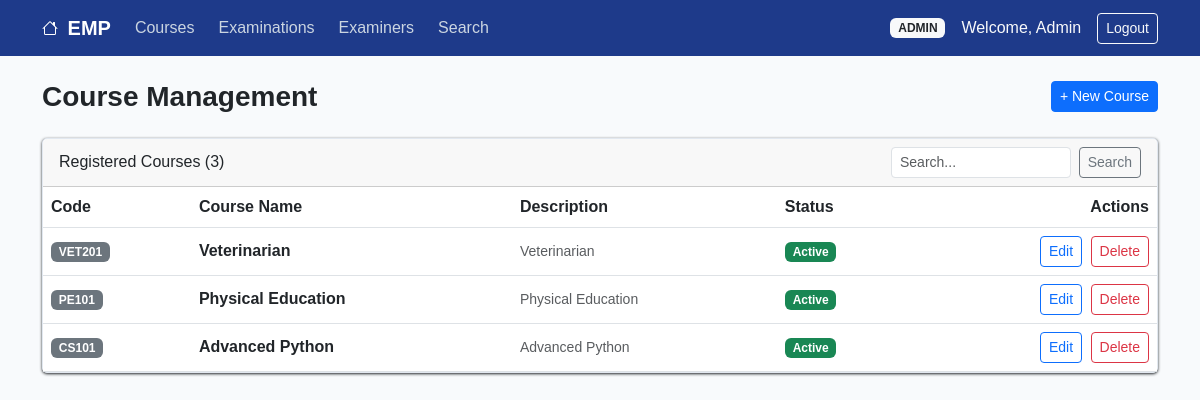
Screenshot of /admin/courses (signed in) with the database file from the repository.
### models.py (models this page shows, shortened)
class User(UserMixin, db.Model):
    __tablename__ = 'users'
    id = db.Column(db.Integer, primary_key=True)
    username = db.Column(db.String(80), unique=True, nullable=False)
    email = db.Column(db.String(120), unique=True, nullable=False)
    password_hash = db.Column(db.String(255), nullable=False)
    full_name = db.Column(db.String(120), nullable=False)
    role = db.Column(db.String(20), nullable=False) #admin, examiner, student
    is_approved = db.Column(db.Boolean, default=False)
    is_active_user = db.Column(db.Boolean, default=True)
    created_at = db.Column(db.DateTime, default=datetime.utcnow)
    examiner_profile = db.relationship('ExaminerProfile', backref='user', uselist=False, cascade='all, delete-orphan')

class Course(db.Model):
    __tablename__ = 'courses'
    id = db.Column(db.Integer, primary_key=True)
    code = db.Column(db.String(20), unique=True, nullable=False)
    name = db.Column(db.String(150), nullable=False)
    description = db.Column(db.Text)
    status = db.Column(db.String(20), default='Active')
    created_at = db.Column(db.DateTime, default=datetime.utcnow)
    examinations = db.relationship('Examination', backref='course', cascade='all, delete-orphan', lazy=True)

### routes.py (the view)
@main_bp.route('/admin/courses')
@role_required('admin')
def admin_courses():
    search = request.args.get('search', '').strip()
    if search:
        courses = Course.query.filter(
            (Course.code.ilike(f'%{search}%')) | (Course.name.ilike(f'%{search}%'))
        ).all()
    else:
        courses = Course.query.order_by(Course.id.desc()).all()
    return render_template('admin/courses.html', courses=courses, search=search)

### app.py (called while the page is built)
def create_app():
    app = Flask(__name__)
    app.config['SECRET_KEY'] = 'emp-project-secret-key'
    base_dir = os.path.abspath(os.path.dirname(__file__))
    os.makedirs(os.path.join(base_dir, 'instance'), exist_ok=True)
    app.config['SQLALCHEMY_DATABASE_URI'] = 'sqlite:///' + os.path.join(base_dir, 'instance', 'emp.db')
    app.config['SQLALCHEMY_TRACK_MODIFICATIONS'] = False
    db.init_app(app)
    login_manager = LoginManager()
    login_manager.login_view = 'main.login'
    login_manager.login_message = 'Please log in to access this page.'
    login_manager.login_message_category = 'warning'
    login_manager.init_app(app)
    @login_manager.user_loader
    def load_user(user_id):
        return User.query.get(int(user_id))
    from routes import main_bp
    app.register_blueprint(main_bp)
    return app

### routes.py (called while the page is built)
def role_required(*roles):
    def decorator(f):
        @wraps(f)
        def decorated_function(*args, **kwargs):
            if not current_user.is_authenticated:
                flash("Please log in first", "warning")
                return redirect(url_for('main.login'))
            if current_user.role not in roles:
                flash("Access Denied: You do not have permission to access this page.", "danger")
                return redirect(url_for('main.index'))
            if current_user.role == 'examiner' and not current_user.is_approved:
                flash("Your account is pending admin approval.", "warning")
                return redirect(url_for('main.pending_approval'))
            return f(*args, **kwargs)
        return decorated_function
    return decorator

### templates/admin/courses.html (shortened to what this page needs)
{% extends 'base.html' %}
{% block content %}
<div class="d-flex justify-content-between align-items-center mb-4">
    <h3 class="fw-bold mb-0">Course Management</h3>
    <button class="btn btn-primary btn-sm" data-bs-toggle="collapse" data-bs-target="#addCourseForm">+ New Course</button>
</div>
<div class="card">
    <div class="card-header d-flex justify-content-between align-items-center">
        <span>Registered Courses ({{ courses|length }})</span>
        <form method="GET" class="d-flex" style="max-width: 250px;">
            <input type="text" name="search" class="form-control form-control-sm me-2" placeholder="Search..." value="{{ search }}">
            <button type="submit" class="btn btn-outline-secondary btn-sm">Search</button>
        </form>
    </div>
    <table class="table mb-0 align-middle">
        <thead>
            <tr><th>Code</th><th>Course Name</th><th>Description</th><th>Status</th><th class="text-end">Actions</th></tr>
        </thead>
        <tbody>
            {% for c in courses %}
            <tr>
                <td><span class="badge bg-secondary">{{ c.code }}</span></td>
                <td class="fw-semibold">{{ c.name }}</td>
                <td class="small text-muted">{{ c.description or 'No description' }}</td>
                <td><span class="badge bg-success">{{ c.status }}</span></td>
                <td class="text-end">
                    <a href="{{ url_for('main.admin_edit_course', course_id=c.id) }}" class="btn btn-outline-primary btn-sm me-1">Edit</a>
                    <form action="{{ url_for('main.admin_delete_course', course_id=c.id) }}" method="POST" class="d-inline" onsubmit="return confirm('Delete this course?');">
                        <button type="submit" class="btn btn-outline-danger btn-sm">Delete</button>
                    </form>
                </td>
            </tr>
            {% endfor %}
        </tbody>
    </table>
</div>
{% endblock %}

### templates/base.html (shortened to what this page needs)
<!DOCTYPE html>
<html lang="en">
<head>
    <link href="https://cdn.jsdelivr.net/npm/bootstrap@5.3.0/dist/css/bootstrap.min.css" rel="stylesheet">
</head>
<body>
    <nav class="navbar navbar-expand-lg navbar-dark navbar-custom">
        <div class="container">
            <a class="navbar-brand fw-bold" href="{% if current_user.is_authenticated %}{% if current_user.role == 'admin' %}{{ url_for('main.admin_dashboard') }}{% elif current_user.role == 'examiner' %}{{ url_for('main.examiner_dashboard') }}{% else %}{{ url_for('main.student_dashboard') }}{% endif %}{% else %}{{ url_for('main.index') }}{% endif %}">   EMP</a>
            <div class="collapse navbar-collapse" id="navbarNav">
                <ul class="navbar-nav me-auto mb-2 mb-lg-0 gap-2">
                    {% if current_user.is_authenticated and current_user.role == 'admin' %}
                    <li class="nav-item">
                        <a class="nav-link" href="{{ url_for('main.admin_courses') }}">Courses</a>
                    </li>
                    <li class="nav-item">
                        <a class="nav-link" href="{{ url_for('main.admin_examinations') }}">Examinations</a>
                    </li>
                    <li class="nav-item">
                        <a class="nav-link" href="{{ url_for('main.admin_examiners') }}">Examiners</a>
                    </li>
                    <li class="nav-item">
                        <a class="nav-link" href="{{ url_for('main.admin_search') }}">Search</a>
                    </li>
                    {% endif %}
                </ul>
            </div>
            <div class="ms-auto d-flex align-items-center">
                {% if current_user.is_authenticated %}
                    <span class="badge bg-light text-dark text-uppercase me-3">{{ current_user.role }}</span>
                    <span class="text-light me-3">Welcome, {{ current_user.full_name }}</span>
                    <a href="{{ url_for('main.logout') }}" class="btn btn-outline-light btn-sm">Logout</a>
                {% else %}
                    <a href="{{ url_for('main.login') }}" class="btn btn-outline-light btn-sm me-2">Login</a>
                    <a href="{{ url_for('main.register') }}" class="btn btn-light btn-sm text-primary fw-bold">Register</a>
                {% endif %}
            </div>
        </div>
    </nav>
    <main class="container my-4">
        {% block content %}{% endblock %}
    </main>
</body>
</html>

### templates/base.html (style rules this page uses)
body { background-color: #f8fafc; font-family: Arial, sans-serif; }
.navbar-custom { background-color: #1e3a8a; }
.navbar-brand { font-weight: bold; color: white !important; }
.nav-link { color: #cbd5e1 !important; }
.card { border: 1px solid #e2e8f0; border-radius: 5px; box-shadow: 0 1px 3px }

### rows the page displays
User: role "ADMIN", full_name "Admin"
Course: code "VET201", name "Veterinarian", description "Veterinarian", status "Active"
Course: code "PE101", name "Physical Education", description "Physical Education", status "Active"
Course: code "CS101", name "Advanced Python", description "Advanced Python", status "Active"

### other values shown
{{ courses|length }} "3"
